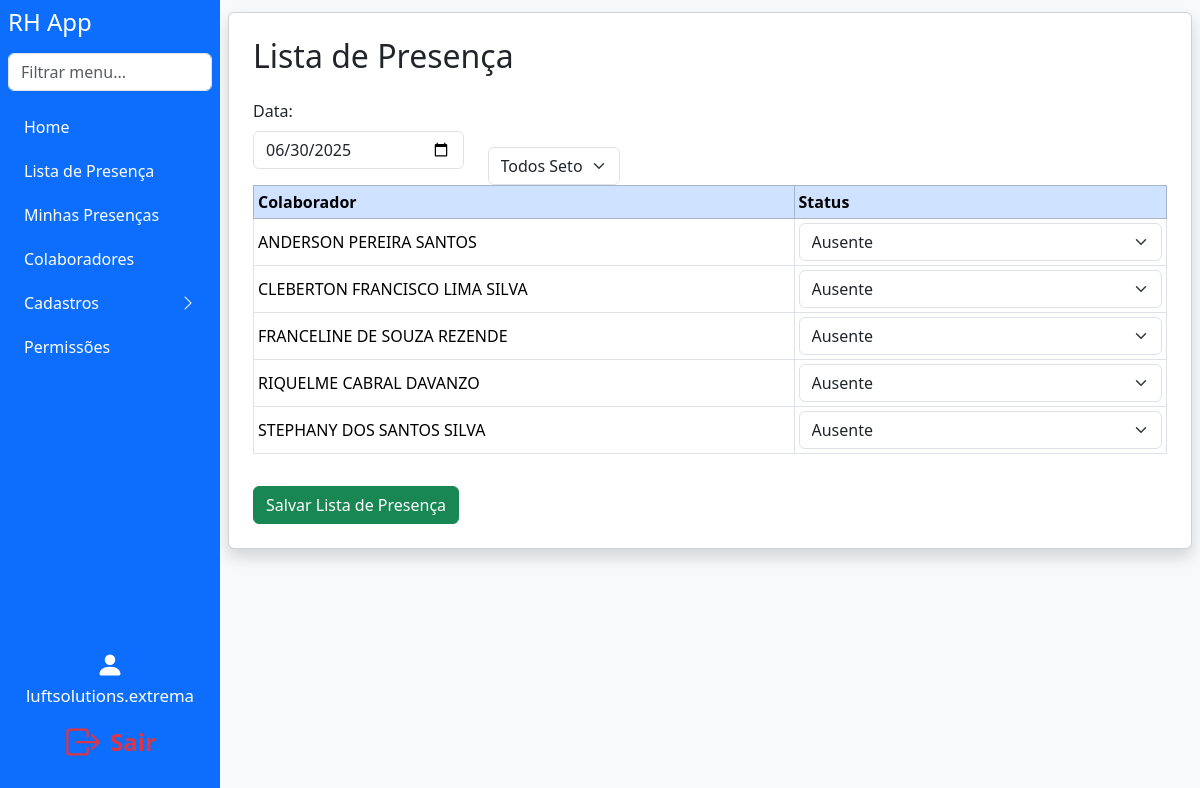
Page /lista_presenca (signed in) on the committed database.
### models.py (models this page shows)
class User(db.Model):
    id = db.Column(db.Integer, primary_key=True)
    username = db.Column(db.String(150), unique=True, nullable=False)
    password = db.Column(db.String(150), nullable=False)
    company_id = db.Column(db.Integer, db.ForeignKey('company.id'), nullable=True)
    role = db.Column(db.String(50), nullable=False, default='user')
    all_companies = db.Column(db.Boolean, default=False)
    setor = db.Column(db.String(100), nullable=True)
    turno = db.Column(db.String(50), nullable=True)
    all_setores = db.Column(db.Boolean, default=False)
    all_turnos = db.Column(db.Boolean, default=False)
    setor_id = db.Column(db.Integer, db.ForeignKey('setor.id'))
    setor = db.relationship('Setor')

class Colaborador(db.Model):
    id = db.Column(db.Integer, primary_key=True)
    nome = db.Column(db.String(150), nullable=False)
    cpf = db.Column(db.String(14), unique=True, nullable=False)
    funcao = db.Column(db.String(100))
    admissao = db.Column(db.String(30), nullable=False)
    setor_id = db.Column(db.Integer, db.ForeignKey('setor.id'))  # Alterado para chave estrangeira
    setor = db.relationship('Setor')
    turno = db.Column(db.String(30))
    empregador = db.Column(db.String(150))
    situacao = db.Column(db.String(50))
    empresa_id = db.Column(db.Integer, db.ForeignKey('company.id'), nullable=False)
    empresa = db.relationship('Company')
    gestor = db.Column(db.String(150))

### app.py (the view, shortened to what this page needs)
@app.route('/lista_presenca', methods=['GET', 'POST'])
def lista_presenca():
    if g.user is None:
        return redirect(url_for('login'))
    if not has_permission(g.user, 'can_access_lista_presenca'):
        flash('Sem acesso. Entre em contato: analiseoperacional.extrema@luftsolutions.com.br')
        return redirect(url_for('index'))
    user = g.user
    empresa_id = user.company_id if not user.all_companies else None
    setor = user.setor if not user.all_setores else None
    turno = user.turno if not user.all_turnos else None
    data_str = request.form.get('data') if request.method == 'POST' else request.args.get('data')
    if data_str:
        try:
            data_selecionada = datetime.strptime(data_str, '%Y-%m-%d').date()
        except Exception:
            data_selecionada = date.today()
    else:
        data_selecionada = date.today()
    query = Colaborador.query
    if empresa_id:
        query = query.filter(Colaborador.empresa_id == empresa_id)
    if setor:
        query = query.filter(Colaborador.setor == setor)
    if turno:
        query = query.filter(Colaborador.turno == turno)
    colaboradores = query.order_by(Colaborador.nome).all()
    presencas = {p.colaborador_id: p for p in Presenca.query.filter(
        Presenca.data == data_selecionada,
        Presenca.colaborador_id.in_([c.id for c in colaboradores])
    ).all()}
    return render_template(
        'lista_presenca.html',
        user=user,
        colaboradores=colaboradores,
        presencas=presencas,
        data_selecionada=data_selecionada
    )

### app.py (called while the page is built)
@app.before_request
def load_logged_in_user():
    user_id = session.get('user_id')
    g.user = None
    if user_id is not None:
        g.user = User.query.get(user_id)

def has_permission(user, perm_field):
    if user.role == 'master' or user.username == MASTER_USER:
        return True
    perm = Permission.query.filter_by(role=user.role).first()
    return getattr(perm, perm_field, False) if perm else False

### templates/lista_presenca.html (shortened to what this page needs)
<!DOCTYPE html>
<html lang="pt-br">
<head>
    <link href="https://cdn.jsdelivr.net/npm/bootstrap@5.3.3/dist/css/bootstrap.min.css" rel="stylesheet">
</head>
<body class="bg-light">
{% extends "navbar.html" %}
{% block content %}
<div class="card shadow p-4 mb-4">
    <h2 class="mb-4">Lista de Presença</h2>
    <form method="POST">
        <div class="row align-items-end">
            <div class="col-md-3 mb-3">
                <label for="data" class="form-label">Data:</label>
                <input type="date" id="data" name="data" class="form-control"
                       value="{{ data_selecionada.strftime('%Y-%m-%d') }}">
            </div>
            <div class="col-md-2">
                <select name="filtro_setor" class="form-select">
                    <option value="">Todos Setores</option>
                </select>
            </div>
        </div>
        <div class="table-responsive">
            <table class="table table-bordered table-hover table-sm align-middle">
                <thead class="table-primary">
                    <tr>
                        <th>Colaborador</th>
                        <th>Status</th>
                    </tr>
                </thead>
                <tbody>
                    {% for c in colaboradores %}
                    <tr>
                        <td>{{ c.nome }}</td>
                        <td>
                            <select name="status_{{ c.id }}" class="form-select">
                                {% set status_val = 'ausente' if presencas.get(c.id) else 'ausente' %}
                                <option value="ausente" {% if status_val == 'ausente' %}selected{% endif %}>Ausente</option>
                            </select>
                        </td>
                    </tr>
                    {% endfor %}
                </tbody>
            </table>
        </div>
        <button type="submit" class="btn btn-success mt-3">Salvar Lista de Presença</button>
    </form>
</div>
{% endblock %}

### templates/navbar.html (shortened to what this page needs)
<div class="d-flex">
  <nav class="sidebar bg-primary text-white p-2 d-flex flex-column"
       style="width: 220px; min-width: 220px; max-width: 220px; height: 100vh; position: fixed; left: 0; top: 0; bottom: 0; z-index: 1040; overflow-y: auto;">
    <h4 class="mb-3">RH App</h4>
    <input class="form-control mb-3" type="text" id="menuSearch" placeholder="Filtrar menu...">
    <ul class="nav flex-column" id="sidebarMenu">
      {% if user and has_permission(user, 'can_access_index') %}
      <li class="nav-item mb-1">
        <a class="nav-link text-white" href="{{ url_for('index') }}">Home</a>
      </li>
      {% endif %}
      {% if user and has_permission(user, 'can_access_lista_presenca') %}
      <li class="nav-item mb-1">
        <a class="nav-link text-white" href="{{ url_for('lista_presenca') }}">Lista de Presença</a>
      </li>
      <li class="nav-item mb-1">
        <a class="nav-link text-white" href="{{ url_for('minhas_presencas') }}">Minhas Presenças</a>
      </li>
      {% endif %}
      {% if user and has_permission(user, 'can_access_colaboradores') %}
      <li class="nav-item mb-1">
        <a class="nav-link text-white" href="{{ url_for('colaboradores') }}">Colaboradores</a>
      </li>
      {% endif %}
      {% set pode_cadastro = (
        has_permission(user, 'can_access_register_person') or
        has_permission(user, 'can_access_register_company') or
        has_permission(user, 'can_access_register_sector')
      ) %}
      {% if user and pode_cadastro %}
      <li class="nav-item mb-1">
        <a class="nav-link text-white d-flex justify-content-between align-items-center"
           data-bs-toggle="collapse"
           href="#cadastrosCollapse"
           role="button"
           aria-expanded="false"
           aria-controls="cadastrosCollapse"
           id="cadastrosToggle">
          Cadastros
          <span id="cadastrosIcon" class="bi bi-chevron-right"></span>
        </a>
      </li>
      {% endif %}
      {% if user and (user.role == 'admin' or user.role == 'master' or user.username == 'luftsolutions.extrema') %}
      <li class="nav-item mb-1">
        <a class="nav-link text-white" href="{{ url_for('permissions') }}">Permissões</a>
      </li>
      {% endif %}
    </ul>
    <div class="mt-auto d-flex flex-column justify-content-end align-items-center"
         style="height: 180px; width: 100%; padding-bottom: 24px;">
      {% if user %}
        <div class="mb-2 w-100 d-flex align-items-center justify-content-center flex-column">
          <span class="mb-1" style="font-size: 1.1rem;">
            <svg xmlns="http://www.w3.org/2000/svg" width="28" height="28" fill="#fff" class="bi bi-person-fill" viewBox="0 0 16 16" style="vertical-align:middle;">
              <path d="M3 14s-1 0-1-1 1-4 6-4 6 3 6 4-1 1-1 1H3zm5-6a3 3 0 1 0 0-6 3 3 0 0 0 0 6z"/>
            </svg>
          </span>
          <span style="font-size: 1.05rem;">{{ user.username }}</span>
        </div>
        <a href="{{ url_for('logout') }}" title="Sair"
           class="btn btn-lg w-100 d-flex align-items-center justify-content-center"
           style="background: none; border: none; color: #dc3545; font-size: 1.5rem;">
          <span style="color:#dc3545; font-weight:600;">Sair</span>
        </a>
      {% endif %}
    </div>
  </nav>
  <div class="flex-grow-1" style="min-height: 100vh; padding: 12px 8px 8px 8px; margin-left: 220px;">
    {% block content %}{% endblock %}
  </div>
</div>
<link rel="stylesheet" href="https://cdn.jsdelivr.net/npm/bootstrap-icons@1.11.3/font/bootstrap-icons.min.css">

### rows in the picture
User: username "luftsolutions.extrema"
Colaborador: nome "ANDERSON PEREIRA SANTOS", id "Ausente"
Colaborador: nome "CLEBERTON FRANCISCO LIMA SILVA", id "Ausente"
Colaborador: nome "FRANCELINE DE SOUZA REZENDE", id "Ausente"
Colaborador: nome "RIQUELME CABRAL DAVANZO", id "Ausente"
Colaborador: nome "STEPHANY DOS SANTOS SILVA", id "Ausente"
